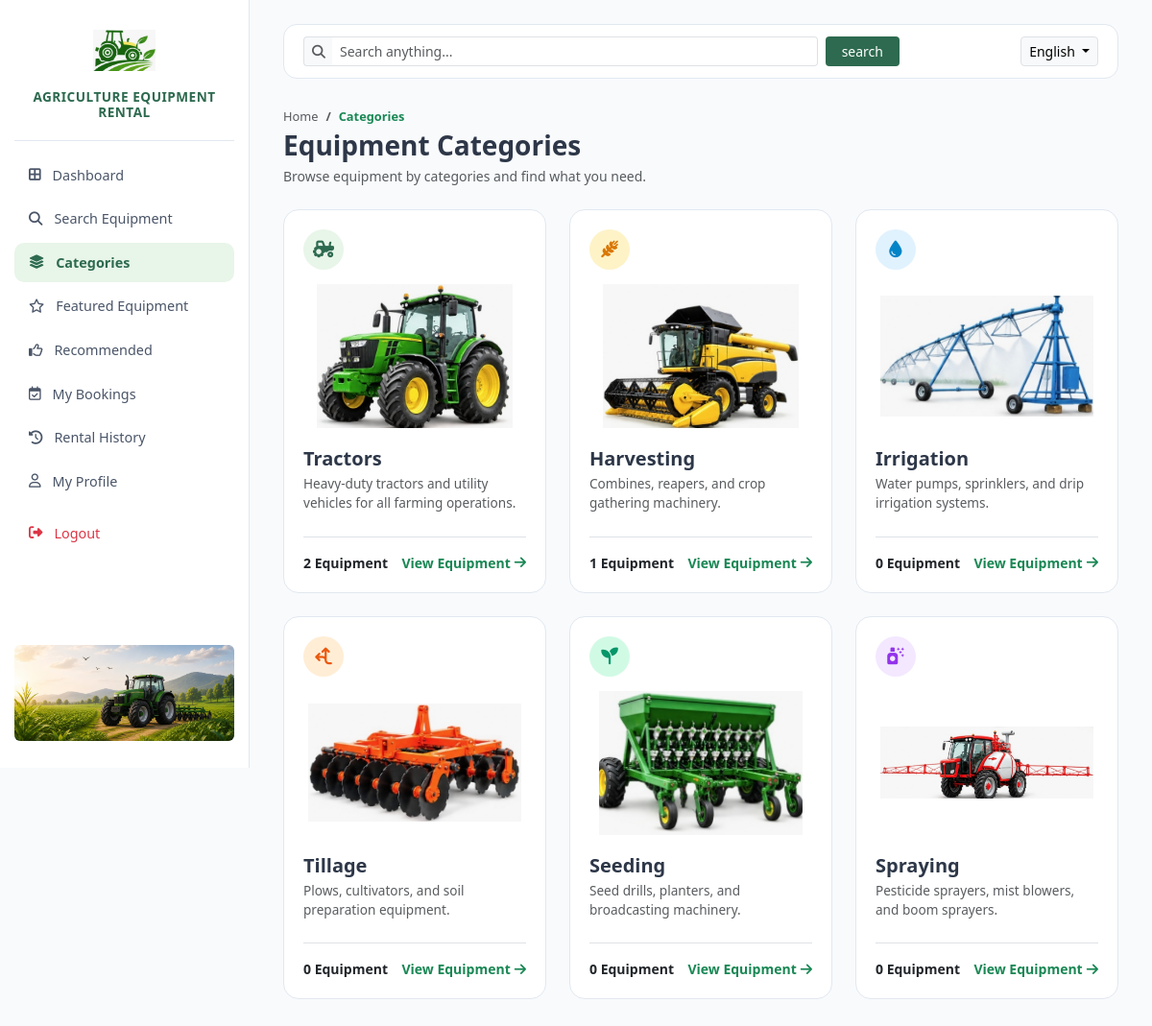
The app's page /categories.php (signed in) with its own data.
### tables this page shows
CREATE TABLE `categories` (
  `category_id` int(11) NOT NULL,
  `category_name` varchar(50) NOT NULL,
  `description` text DEFAULT NULL,
  `image` varchar(255) DEFAULT NULL,
  `icon_class` varchar(50) DEFAULT 'fa-tractor'
);

### includes/lang.php (called while the page is built, shortened)
<?php
$current_lang = $_SESSION['lang'] ?? 'en';
function __($key) {
    global $translations, $current_lang;
    return $translations[$current_lang][$key] ?? $translations['en'][$key] ?? $key;
}
?>

### categories.php (the view, shortened to what this page needs)
<?php
require_once 'includes/lang.php';
$cat_query = "SELECT * FROM categories ORDER BY category_id ASC";
$cat_res = mysqli_query($conn, $cat_query);
?>
<!DOCTYPE html>
<html lang="<?= $current_lang; ?>">
<head>
    <link href="https://cdn.jsdelivr.net/npm/bootstrap@5.3.2/dist/css/bootstrap.min.css" rel="stylesheet">
    <link rel="stylesheet" href="https://cdnjs.cloudflare.com/ajax/libs/font-awesome/6.4.2/css/all.min.css">
</head>
<body>
    <div class="sidebar">
        <div>
            <div class="brand-logo">
                <img src="images/logo.png" alt="Agriculture Logo" onerror="this.src='images/tractor.png'">
                <span class="brand-title">
                    <?php echo __('app_title', 'Agriculture Equipment Rental'); ?>
                </span>
            </div>
            <ul class="nav flex-column">
                <li class="nav-item">
                    <a href="renter_dashboard.php" class="nav-link">
                        <i class="fa-solid fa-border-all"></i> <?php echo __('dashboard', 'Dashboard'); ?>
                    </a>
                </li>
                <li class="nav-item">
                    <a href="search_equipment.php" class="nav-link">
                        <i class="fa-solid fa-magnifying-glass"></i> <?php echo __('search_equipment', 'Search Equipment'); ?>
                    </a>
                </li>
                <li class="nav-item">
                    <a href="categories.php" class="nav-link active">
                        <i class="fa-solid fa-layer-group"></i> <?php echo __('categories', 'Categories'); ?>
                    </a>
                </li>
                <li class="nav-item">
                    <a href="featured_equipment.php" class="nav-link">
                        <i class="fa-regular fa-star"></i> <?php echo __('featured_equipment', 'Featured Equipment'); ?>
                    </a>
                </li>
                <li class="nav-item">
                    <a href="recommended.php" class="nav-link">
                        <i class="fa-regular fa-thumbs-up"></i> <?php echo __('recommended', 'Recommended'); ?>
                    </a>
                </li>
                <li class="nav-item">
                    <a href="my_bookings.php" class="nav-link">
                        <i class="fa-regular fa-calendar-check"></i> <?php echo __('my_bookings', 'My Bookings'); ?>
                    </a>
                </li>
                <li class="nav-item">
                    <a href="rental_history.php" class="nav-link">
                        <i class="fa-solid fa-clock-rotate-left"></i> <?php echo __('rental_history', 'Rental History'); ?>
                    </a>
                </li>
                <li class="nav-item">
                    <a href="profile.php" class="nav-link">
                        <i class="fa-regular fa-user"></i> <?php echo __('my_profile', 'My Profile'); ?>
                    </a>
                </li>
                <li class="nav-item mt-2">
                    <a href="logout.php" class="nav-link text-danger">
                        <i class="fa-solid fa-right-from-bracket"></i> <?php echo __('logout', 'Logout'); ?>
                    </a>
                </li>
            </ul>
        </div>
        <div class="text-center pb-2">
            <img src="images/tractor3.jpg" alt="Tractor Illustration" class="img-fluid rounded" onerror="this.src='images/tractor.png'" style="height: 100px; object-fit: cover; width: 100%;">
        </div>
    </div>
    <div class="main-wrapper">
        <div class="top-navbar">
            <form action="search_equipment.php" method="GET" class="d-flex w-75 gap-2 align-items-center">
                <div class="input-group input-group-sm">
                    <span class="input-group-text bg-light border-end-0"><i class="fa-solid fa-magnifying-glass text-muted"></i></span>
                    <input type="text" name="q" class="form-control border-start-0" placeholder="<?php echo __('search_placeholder', 'Search equipment...'); ?>" required>
                </div>
                <button type="submit" class="btn btn-sm text-white px-3" style="background-color: #2d6a4f;"><?php echo __('search', 'Search'); ?></button>
            </form>
            <div class="d-flex align-items-center gap-3">
                <div class="dropdown">
                    <button class="btn btn-sm btn-light border dropdown-toggle" type="button" data-bs-toggle="dropdown">
                        <?php
                            if($current_lang == 'kn') echo 'ಕನ್ನಡ';
                            elseif($current_lang == 'hi') echo 'हिन्दी';
                            else echo 'English';
                        ?>
                    </button>
                </div>
            </div>
        </div>
        <div class="d-flex justify-content-between align-items-center mb-4">
            <div>
                <nav aria-label="breadcrumb">
                    <ol class="breadcrumb mb-1" style="font-size: 0.8rem;">
                        <li class="breadcrumb-item"><a href="renter_dashboard.php" class="text-muted text-decoration-none"><?php echo __('home', 'Home'); ?></a></li>
                        <li class="breadcrumb-item active text-success fw-semibold"><?php echo __('categories', 'Categories'); ?></li>
                    </ol>
                </nav>
                <h3 class="fw-bold mb-1"><?php echo __('equipment_categories', 'Equipment Categories'); ?></h3>
                <p class="text-muted small mb-0"><?php echo __('browse_categories_desc', 'Browse equipment by categories and find what you need.'); ?></p>
            </div>
        </div>
        <div class="row g-4 mb-4">
            <?php if ($cat_res && mysqli_num_rows($cat_res) > 0): ?>
                <?php while ($cat = mysqli_fetch_assoc($cat_res)):
                    $original_name = trim($cat['category_name']);
                    $original_desc = trim($cat['description']);
                    $lower_name = strtolower($original_name);
                    $lang_key = '';
                    $desc_key = '';
                    if (str_contains($lower_name, 'tractor')) {
                        $lang_key = 'cat_tractors';
                        $desc_key = 'desc_tractors';
                    } elseif (str_contains($lower_name, 'harvest')) {
                        $lang_key = 'cat_harvesting';
                        $desc_key = 'desc_harvesting';
                    } elseif (str_contains($lower_name, 'irrigat')) {
                        $lang_key = 'cat_irrigation';
                        $desc_key = 'desc_irrigation';
                    } elseif (str_contains($lower_name, 'till')) {
                        $lang_key = 'cat_tillage';
                        $desc_key = 'desc_tillage';
                    } elseif (str_contains($lower_name, 'seed')) {
                        $lang_key = 'cat_seeding';
                        $desc_key = 'desc_seeding';
                    } elseif (str_contains($lower_name, 'spray')) {
                        $lang_key = 'cat_spraying';
                        $desc_key = 'desc_spraying';
                    }
                    $display_name = ($lang_key && function_exists('__')) ? __($lang_key, $original_name) : $original_name;
                    $display_desc = ($desc_key && function_exists('__')) ? __($desc_key, $original_desc) : $original_desc;
                    $base_name = rtrim(strtolower($original_name), 's');
                    $searchTerm = '%' . $base_name . '%';
                    $q_items = "SELECT COUNT(*) AS total FROM items WHERE LOWER(category) LIKE '$searchTerm'";
                    $res_items = mysqli_query($conn, $q_items);
                    $row_items = mysqli_fetch_assoc($res_items);
                    $count_items = $row_items['total'] ?? 0;
                    $q_equip = "SELECT COUNT(*) AS total FROM equipment WHERE LOWER(category) LIKE '$searchTerm'";
                    $res_equip = mysqli_query($conn, $q_equip);
                    $row_equip = mysqli_fetch_assoc($res_equip);
                    $count_equip = $row_equip['total'] ?? 0;
                    $eq_count = max($count_items, $count_equip);
                    if (str_contains($lower_name, 'tractor')) {
                        $cat_img = 'images/tractor.png';
                        $circle_bg = '#e8f5e9'; $circle_color = '#2d6a4f'; $circle_icon = 'fa-solid fa-tractor';
                    } elseif (str_contains($lower_name, 'harvest')) {
                        $cat_img = 'images/harvesting.png';
                        $circle_bg = '#fef3c7'; $circle_color = '#d97706'; $circle_icon = 'fa-solid fa-wheat-awn';
                    } elseif (str_contains($lower_name, 'irrigat')) {
                        $cat_img = 'images/irrigation.png';
                        $circle_bg = '#e0f2fe'; $circle_color = '#0284c7'; $circle_icon = 'fa-solid fa-droplet';
                    } elseif (str_contains($lower_name, 'till')) {
                        $cat_img = 'images/tillage.png';
                        $circle_bg = '#ffedd5'; $circle_color = '#ea580c'; $circle_icon = 'fa-solid fa-arrows-split-up-and-left';
                    } elseif (str_contains($lower_name, 'seed')) {
                        $cat_img = 'images/seeding.png';
                        $circle_bg = '#d1fae5'; $circle_color = '#059669'; $circle_icon = 'fa-solid fa-seedling';
                    } else {
                        $cat_img = 'images/spraying.png';
                        $circle_bg = '#f3e8ff'; $circle_color = '#9333ea'; $circle_icon = 'fa-solid fa-spray-can-sparkles';
                    }
                ?>
                    <div class="col-lg-4 col-md-6">
                        <div class="cat-card">
                            <div>
                                <div class="cat-header-row">
                                    <div class="cat-circle-icon" style="background-color: <?= $circle_bg; ?>; color: <?= $circle_color; ?>;">
                                        <i class="<?= $circle_icon; ?>"></i>
                                    </div>
                                </div>
                                <div class="cat-img-container">
                                    <img src="<?= $cat_img; ?>" alt="<?= htmlspecialchars($display_name); ?>" onerror="this.src='images/tractor.png'">
                                </div>
                                <h5 class="fw-bold mb-1">
                                    <?= htmlspecialchars($display_name); ?>
                                </h5>
                                <p class="text-muted small mb-3" style="font-size: 0.85rem;">
                                    <?= htmlspecialchars($display_desc); ?>
                                </p>
                            </div>
                            <div class="d-flex align-items-center justify-content-between pt-3 border-top mt-2">
                                <span class="text-dark fw-bold small">
                                    <?= (int)$eq_count; ?> <?php echo __('equipment_label', 'Equipment'); ?>
                                </span>
                                <a href="category_items.php?category=<?= urlencode($original_name); ?>" class="text-success fw-bold text-decoration-none small d-flex align-items-center gap-1">
                                    <?php echo __('view_equipment', 'View Equipment'); ?> <i class="fa-solid fa-arrow-right"></i>
                                </a>
                            </div>
                        </div>
                    </div>
                <?php endwhile; ?>
            <?php endif; ?>
        </div>
    </div>
</body>
</html>

### categories.php (style rules this page uses)
:root { --brand-green: #2d6a4f; --brand-green-hover: #1b4332; --brand-green-light: #e8f5e9; --bg-gray: #f8fafc; --card-border: #e2e8f0; }
body { font-family: 'Segoe UI', Tahoma, Geneva, Verdana, sans-serif; background-color: var(--bg-gray); color: #2d3748; }
.sidebar { width: 260px; min-height: 100vh; background-color: #ffffff; border-right: 1px solid var(--card-border); position: fixed; top: 0; left: 0; z-index: 100; padding: 20px 15px; display: flex; flex-direction: column; justify-content: space-between; }
.sidebar .brand-logo { display: flex; flex-direction: column; align-items: center; text-align: center; padding: 0 10px 20px 10px; border-bottom: 1px solid var(--card-border); margin-bottom: 15px; }
.sidebar .brand-logo img { width: 65px; height: 65px; object-fit: contain; margin-bottom: 8px; }
.sidebar .brand-title { font-size: 0.85rem; font-weight: 700; color: var(--brand-green); line-height: 1.2; text-transform: uppercase; letter-spacing: 0.5px; }
.sidebar .nav-link { color: #4a5568; padding: 10px 15px; font-size: 0.9rem; font-weight: 500; display: flex; align-items: center; gap: 12px; border-radius: 10px; margin-bottom: 4px; text-decoration: none; transition: 0.2s; }
.sidebar .nav-link:hover, .sidebar .nav-link.active { color: var(--brand-green); background-color: var(--brand-green-light); font-weight: 600; }
.main-wrapper { margin-left: 260px; padding: 25px 35px; }
.top-navbar { background: #ffffff; border: 1px solid var(--card-border); border-radius: 14px; padding: 12px 20px; display: flex; align-items: center; justify-content: space-between; margin-bottom: 30px; }
.cat-card { background: #ffffff; border: 1px solid var(--card-border); border-radius: 16px; padding: 20px; transition: all 0.2s ease-in-out; height: 100%; display: flex; flex-direction: column; justify-content: space-between; }
.cat-img-container { height: 160px; border-radius: 12px; overflow: hidden; background: #ffffff; display: flex; align-items: center; justify-content: center; margin-bottom: 15px; }
.cat-img-container img { width: 100%; height: 100%; object-fit: contain; padding: 5px; }
.cat-header-row { display: flex; align-items: center; justify-content: space-between; margin-bottom: 10px; }
.cat-circle-icon { width: 42px; height: 42px; border-radius: 50%; display: flex; align-items: center; justify-content: center; font-size: 1.1rem; }

### records on screen
categories: shows a picture, category_name "Tractors", description "Heavy-duty tractors and utility vehicles for all farming operations.", eq_count "2"
categories: shows a picture, category_name "Harvesting", description "Combines, reapers, and crop gathering machinery.", eq_count "1"
categories: shows a picture, category_name "Irrigation", description "Water pumps, sprinklers, and drip irrigation systems.", eq_count "0"
categories: shows a picture, category_name "Tillage", description "Plows, cultivators, and soil preparation equipment.", eq_count "0"
categories: shows a picture, category_name "Seeding", description "Seed drills, planters, and broadcasting machinery.", eq_count "0"
categories: shows a picture, category_name "Spraying", description "Pesticide sprayers, mist blowers, and boom sprayers.", eq_count "0"

### other values on screen
__('app_title', 'Agriculture Equipment Rental') "AGRICULTURE EQUIPMENT RENTAL"
__('dashboard', 'Dashboard') "Dashboard"
__('search_equipment', 'Search Equipment') "Search Equipment"
__('categories', 'Categories') "Categories"
__('featured_equipment', 'Featured Equipment') "Featured Equipment"
__('recommended', 'Recommended') "Recommended"
__('my_bookings', 'My Bookings') "My Bookings"
__('rental_history', 'Rental History') "Rental History"
__('my_profile', 'My Profile') "My Profile"
__('logout', 'Logout') "Logout"
__('search', 'Search') "search"
__('home', 'Home') "Home"
__('equipment_categories', 'Equipment Categories') "Equipment Categories"
